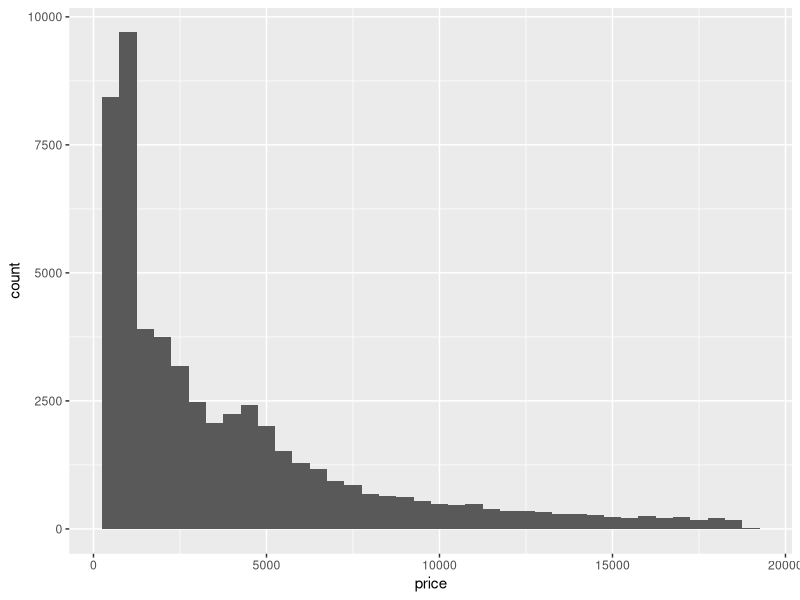
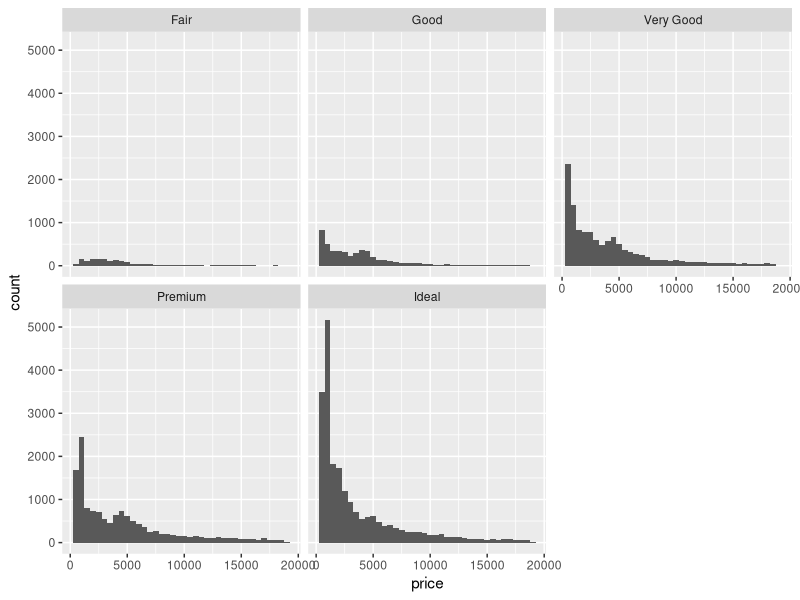
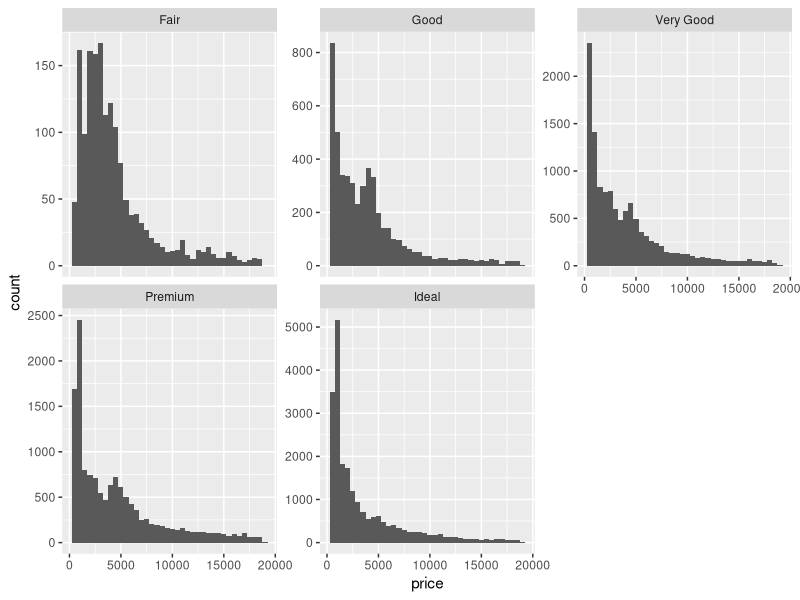
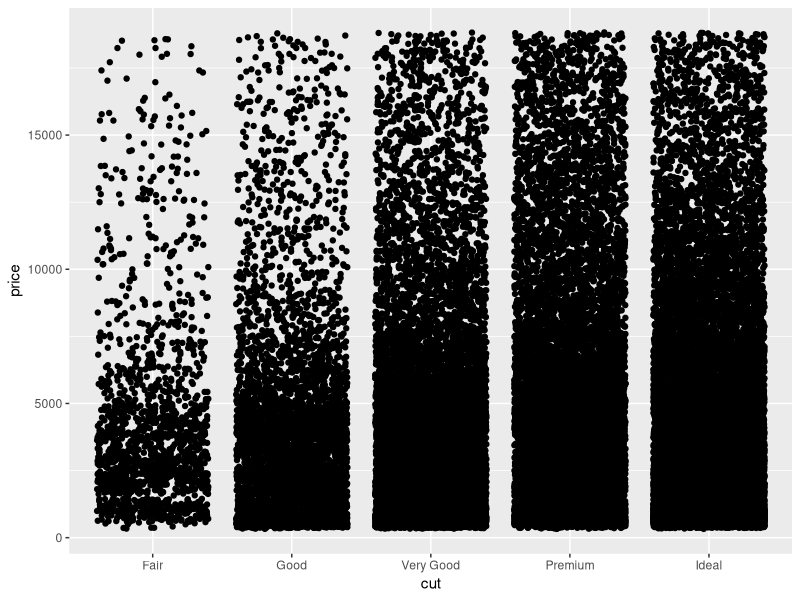
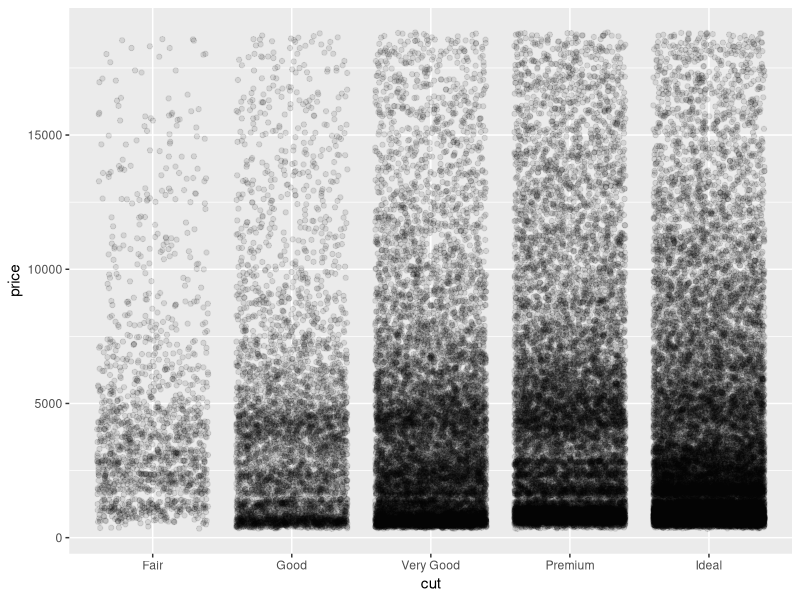

The R script that drew these images, in order: (Note: this script raises an error after producing the figures.)
## ---- chunk 1
library(tidyverse)    # load the tidyverse package
## ---- chunk 2
rename(diamonds, length = x, width = y, height = z)
## ---- chunk 3
d2 <- select(diamonds, carat, price)
d2
## ---- chunk 4
mutate(d2, ppc = price / carat)
## ---- chunk 5
mutate(diamonds, price = price * 1.27)
## ---- chunk 6
summarize(diamonds, mean_carat = mean(carat))
## ---- chunk 7
summarize(diamonds, sampl_size = n())
## ---- chunk 8
summarize(diamonds, q1 = quantile(carat, probs = 0.25))
## ---- chunk 9
summarize(
  diamonds, 
  sem = mean(price) / sqrt(n())
)
## ---- chunk 10
summarize(
  diamonds, 
  mean_p = mean(price),
  sampl_size = n(),
  sem = mean_p / sqrt(sampl_size),
  ci_upper = mean_p + 2 * sem,
  ci_lower = mean_p - 2 * sem
)
## ---- chunk 11
diamonds_grouped <- group_by(diamonds, cut)
diamonds_grouped
## ---- chunk 12
summarize(diamonds_grouped, mean_price = mean(price))
## ---- chunk 13
ggplot(data = diamonds) +
  geom_histogram(mapping = aes(x = price), binwidth = 500)
## ---- chunk 14
ggplot(data = diamonds) +
  geom_histogram(mapping = aes(x = price), binwidth = 500) +
  facet_wrap(~ cut)
## ---- chunk 15
ggplot(data = diamonds) +
  geom_histogram(mapping = aes(x = price), binwidth = 500) +
  facet_wrap(~ cut, scales = "free_y")
## ---- chunk 16
ggplot(data = diamonds) +
  geom_jitter(mapping = aes(x = cut, y = price))
## ---- chunk 17
ggplot(data = diamonds) +
  geom_jitter(mapping = aes(x = cut, y = price), alpha = .1)
## ---- chunk 18
ggplot(data = diamonds) +
  geom_jitter(mapping = aes(x = cut, y = price), alpha = .1) +
  geom_crossbar(
    data = price_summary, 
    mapping = aes(x = cut, y = mean_price, ymax = upper_limit, ymin = lower_limit),
    color = "red"
  )
## ---- chunk 19
iris <- as_tibble(iris) # so it prints a little nicer
